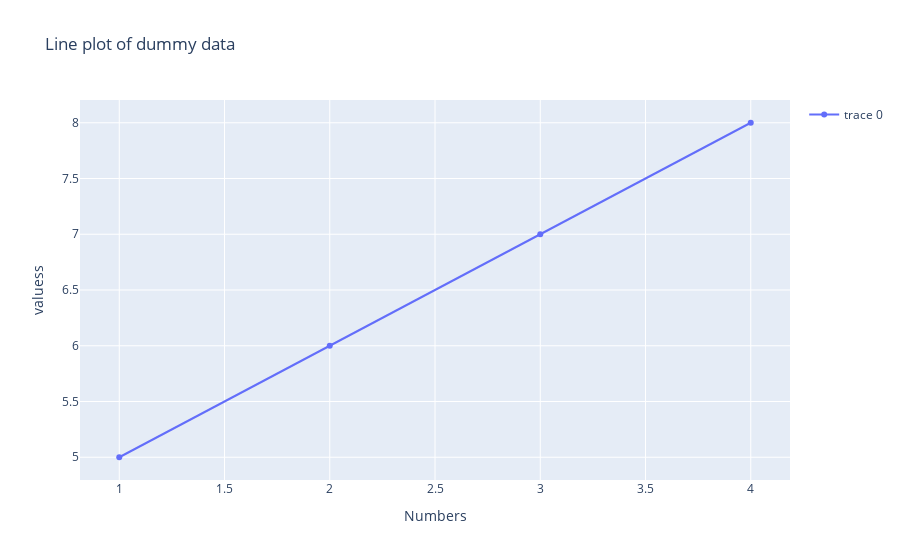

Notebook code cell kept with this figure:
### Code cell
# customize the plot:
fig.update_layout(
    title='Line plot of dummy data',
    xaxis=dict(title='Numbers'),
    yaxis=dict(title='valuess') ,
    showlegend=True
)
fig.show()

### Figure 1 — Plotly figure (JSON) as saved in the notebook; plotly's stock layout.template omitted (floating-point values rounded to 4 significant figures)
{"data": [{"type": "scatter", "x": [1, 2, 3, 4], "y": [5, 6, 7, 8]}], "layout": {"showlegend": true, "title": {"text": "Line plot of dummy data"}, "xaxis": {"title": {"text": "Numbers"}}, "yaxis": {"title": {"text": "valuess"}}}}
